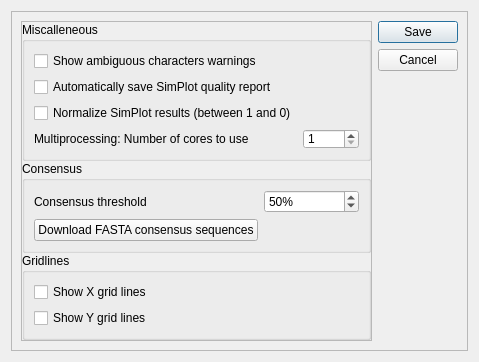
<?xml version="1.0" encoding="UTF-8"?>
<ui version="4.0">
 <class>UserPreferences</class>
 <widget class="QDialog" name="UserPreferences">
  <property name="geometry">
   <rect>
    <x>0</x>
    <y>0</y>
    <width>400</width>
    <height>300</height>
   </rect>
  </property>
  <property name="sizePolicy">
   <sizepolicy hsizetype="Fixed" vsizetype="Fixed">
    <horstretch>0</horstretch>
    <verstretch>0</verstretch>
   </sizepolicy>
  </property>
  <property name="maximumSize">
   <size>
    <width>400</width>
    <height>300</height>
   </size>
  </property>
  <property name="windowTitle">
   <string>User Preferences</string>
  </property>
  <layout class="QVBoxLayout" name="verticalLayout">
   <item>
    <widget class="QFrame" name="frame">
     <property name="frameShape">
      <enum>QFrame::StyledPanel</enum>
     </property>
     <property name="frameShadow">
      <enum>QFrame::Raised</enum>
     </property>
     <layout class="QHBoxLayout" name="horizontalLayout">
      <item>
       <widget class="QFrame" name="frame_2">
        <property name="frameShape">
         <enum>QFrame::StyledPanel</enum>
        </property>
        <property name="frameShadow">
         <enum>QFrame::Raised</enum>
        </property>
        <layout class="QVBoxLayout" name="verticalLayout_3">
         <property name="spacing">
          <number>0</number>
         </property>
         <property name="leftMargin">
          <number>0</number>
         </property>
         <property name="topMargin">
          <number>0</number>
         </property>
         <property name="rightMargin">
          <number>0</number>
         </property>
         <property name="bottomMargin">
          <number>0</number>
         </property>
         <item>
          <widget class="QGroupBox" name="groupBox">
           <property name="title">
            <string>Miscalleneous</string>
           </property>
           <layout class="QGridLayout" name="gridLayout_2">
            <item row="1" column="0">
             <widget class="QCheckBox" name="checkBox_save_qual_report">
              <property name="text">
               <string>Automatically save SimPlot quality report</string>
              </property>
             </widget>
            </item>
            <item row="3" column="0">
             <widget class="QLabel" name="label_2">
              <property name="text">
               <string>Multiprocessing: Number of cores to use</string>
              </property>
             </widget>
            </item>
            <item row="0" column="0">
             <widget class="QCheckBox" name="checkBox_ambi_warning">
              <property name="text">
               <string>Show ambiguous characters warnings</string>
              </property>
             </widget>
            </item>
            <item row="2" column="0">
             <widget class="QCheckBox" name="checkBox_normalize_simplot">
              <property name="text">
               <string>Normalize SimPlot results (between 1 and 0)</string>
              </property>
             </widget>
            </item>
            <item row="3" column="1">
             <widget class="QSpinBox" name="spinBox_nprocs">
              <property name="sizePolicy">
               <sizepolicy hsizetype="Minimum" vsizetype="Minimum">
                <horstretch>0</horstretch>
                <verstretch>0</verstretch>
               </sizepolicy>
              </property>
              <property name="minimumSize">
               <size>
                <width>56</width>
                <height>20</height>
               </size>
              </property>
              <property name="minimum">
               <number>1</number>
              </property>
              <property name="maximum">
               <number>60</number>
              </property>
              <property name="value">
               <number>1</number>
              </property>
             </widget>
            </item>
           </layout>
          </widget>
         </item>
         <item>
          <widget class="QGroupBox" name="groupBox_2">
           <property name="title">
            <string>Consensus</string>
           </property>
           <layout class="QGridLayout" name="gridLayout">
            <item row="0" column="0">
             <widget class="QLabel" name="label">
              <property name="text">
               <string>Consensus threshold</string>
              </property>
             </widget>
            </item>
            <item row="0" column="1">
             <widget class="QSpinBox" name="spinBox_consensus_threshold">
              <property name="suffix">
               <string>%</string>
              </property>
              <property name="maximum">
               <number>100</number>
              </property>
              <property name="value">
               <number>50</number>
              </property>
             </widget>
            </item>
            <item row="1" column="0">
             <widget class="QPushButton" name="pushbtn_dwld_consensus">
              <property name="text">
               <string>Download FASTA consensus sequences</string>
              </property>
             </widget>
            </item>
            <item row="1" column="1">
             <widget class="QLabel" name="label_dwld">
              <property name="text">
               <string/>
              </property>
             </widget>
            </item>
           </layout>
          </widget>
         </item>
         <item>
          <widget class="QGroupBox" name="groupBox_3">
           <property name="title">
            <string>Gridlines</string>
           </property>
           <layout class="QVBoxLayout" name="verticalLayout_4">
            <item>
             <widget class="QCheckBox" name="checkBox_show_x_grid">
              <property name="text">
               <string>Show X grid lines</string>
              </property>
             </widget>
            </item>
            <item>
             <widget class="QCheckBox" name="checkBox_show_y_grid">
              <property name="text">
               <string>Show Y grid lines</string>
              </property>
             </widget>
            </item>
           </layout>
          </widget>
         </item>
        </layout>
       </widget>
      </item>
      <item>
       <widget class="QDialogButtonBox" name="buttonBox">
        <property name="orientation">
         <enum>Qt::Vertical</enum>
        </property>
        <property name="standardButtons">
         <set>QDialogButtonBox::Cancel|QDialogButtonBox::Save</set>
        </property>
        <property name="centerButtons">
         <bool>false</bool>
        </property>
       </widget>
      </item>
     </layout>
    </widget>
   </item>
  </layout>
 </widget>
 <resources/>
 <connections>
  <connection>
   <sender>buttonBox</sender>
   <signal>accepted()</signal>
   <receiver>UserPreferences</receiver>
   <slot>accept()</slot>
   <hints>
    <hint type="sourcelabel">
     <x>248</x>
     <y>254</y>
    </hint>
    <hint type="destinationlabel">
     <x>157</x>
     <y>274</y>
    </hint>
   </hints>
  </connection>
  <connection>
   <sender>buttonBox</sender>
   <signal>rejected()</signal>
   <receiver>UserPreferences</receiver>
   <slot>reject()</slot>
   <hints>
    <hint type="sourcelabel">
     <x>316</x>
     <y>260</y>
    </hint>
    <hint type="destinationlabel">
     <x>286</x>
     <y>274</y>
    </hint>
   </hints>
  </connection>
 </connections>
</ui>
